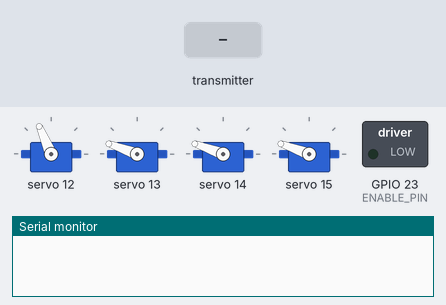
Recording of a sketch running on a simulated ESP32. On the bench: 4 × servo, switched loads named in the sketch (green lamp = pin HIGH), the last lines printed to the serial monitor. The test bench sets the inputs (shaded band).

Above: at 1.5 s.
1.6 s: the transmitter starts sending joystick_x1 = 4095
At 2.4 s:
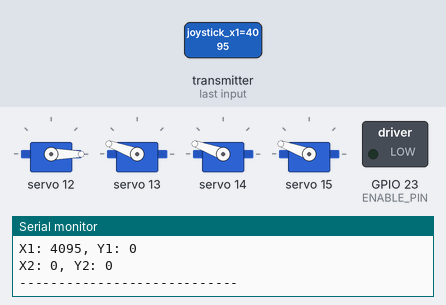
3.5 s: the transmitter starts sending joystick_y1 = 4095
At 4.3 s:
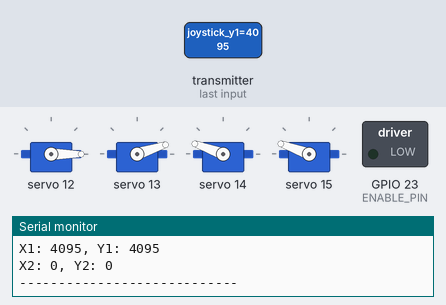
5.5 s: the transmitter starts sending joystick_x2 = 4095
At 6.3 s:
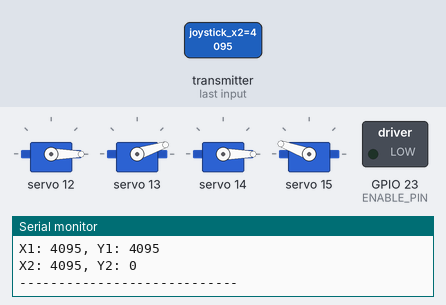
7.5 s: the transmitter starts sending joystick_y2 = 4095
At 8.3 s:
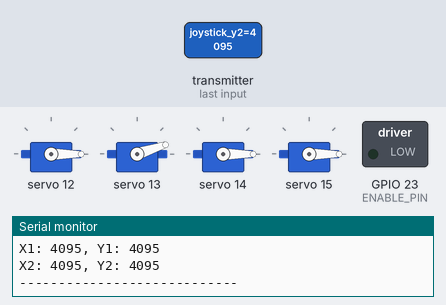
9.5 s: the transmitter starts sending joystick_x1 = 0
At 11.2 s:
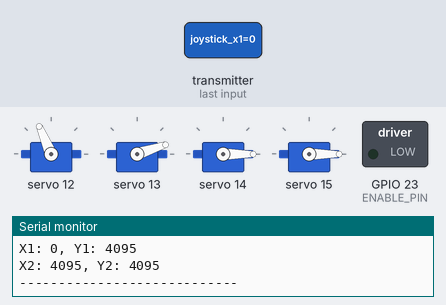
11.5 s: the transmitter starts sending joystick_y1 = 0
At 13.3 s:
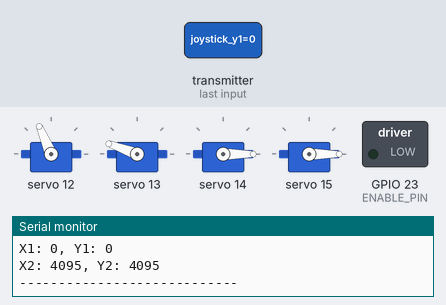
Timing chart, 0 to 14.5 s (numbered marks = the images above; inputs shaded):
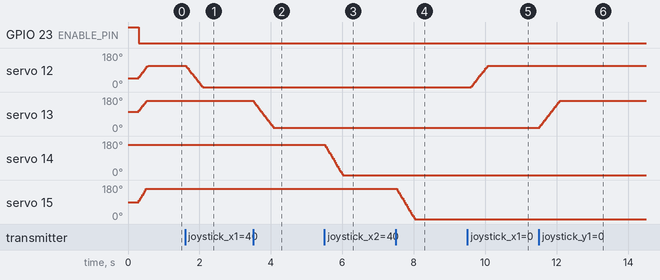

The sketch:

RoboticArm_Part2.ino
```cpp
/************************************************************************************************

 * Organization  : LognCoding | LognSteam
 * Project       : Robotic Arm Part 2 - Arm
 * Created       : 2025-12-31
 * Author        : Kyu Rae Kim

 * MCU           : ESP32
 * Module        : WROOM-32
 * Dev Board     : Lolin D32

 * Description:
 *   This firmware implements real-time control of a 3-DoF robotic arm using two joysticks.
 *   Joystick inputs are received wirelessly via ESP-NOW and mapped to control the arm's joints.
 *   The analog signal of each joystick axis (X1, Y1, X2, Y2) determines
 *   the corresponding servo's speed for smooth and precise movement.

************************************************************************************************/


#include <Wire.h>
#include <Adafruit_PWMServoDriver.h>
#include <WiFi.h>
#include <esp_now.h>

#define ENABLE_PIN 23

// Pulse width for each servo
#define SERVOMIN0 70   // min/max must be tested & calibrated
#define SERVOMAX0 420  // for each servo to be mapped to desired angle range
#define SERVOMIN1 180  // 70-540 => roughly 0-180 degress
#define SERVOMAX1 540
#define SERVOMIN2 70
#define SERVOMAX2 540
#define SERVOMIN3 70
#define SERVOMAX3 540

// Servo max speed (5-15 recommended)
int maxSpeed = 10;

int servoMins[4] = {SERVOMIN0, SERVOMIN1, SERVOMIN2, SERVOMIN3};
int servoMaxs[4] = {SERVOMAX0, SERVOMAX1, SERVOMAX2, SERVOMAX3};

// Servo: channel 12-15 -> base, elbow, claw, wrist
float initServoPos[4] = {95.0, 105.0, 180.0, 110.0};  // change angles to desired initial positions
float servoAngles[4] = {95.0, 105.0, 180.0, 110.0};   // initially set servoAngles to initServoPos
float servoSpeeds[4] = {0.0, 0.0, 0.0, 0.0};

typedef struct {
  int joystick_x1;
  int joystick_y1;
  int joystick_x2;
  int joystick_y2;
} joystick_data;

joystick_data rxData;

Adafruit_PWMServoDriver pca = Adafruit_PWMServoDriver(0x40, Wire);


// ----------------------------------------------------------------------------------------------


// Function for controlling corresponding servo by mapping angle to pulse width
void moveServo(int servoNum, float angle) {
  int ch = servoNum + 12;
  int pulse = map(angle, 0, 180, servoMins[servoNum], servoMaxs[servoNum]);
  pca.setPWM(ch, 0, pulse);
}

// Function to initialize servos to initial positions
void servoInit() {
  for (int i = 0; i < 4; i++) {
    moveServo(i, initServoPos[i]);
    delay(50);
  }
}

// Function to map joystick analog inputs to each servo's speed
void setServoSpeed() {
  int joystickInputs[4] =
  {
    rxData.joystick_x1,
    rxData.joystick_y1,
    rxData.joystick_x2,
    rxData.joystick_y2
  };

  // 1800-1920 when idle (joystick signal)
  // range: 0-4095
  for (int i = 0; i < 4; i++) {
    if ((joystickInputs[i] > 1750) & (joystickInputs[i] < 1970)) {
      servoSpeeds[i] = 0;
      continue;
    }
    if (joystickInputs[i] <= 1750) {
      servoSpeeds[i] = map(joystickInputs[i], 1850, 0, 0, -maxSpeed);
    }
    else if (joystickInputs[i] >= 1970) {
      servoSpeeds[i] = map(joystickInputs[i], 1970, 4095, 0, maxSpeed);
    }
  }
}

// Function to store joystick inputs when received via ESP-NOW
void onDataReceived(const uint8_t *mac_addr, const uint8_t *incomingData, int len) {
  memcpy(&rxData, incomingData, sizeof(rxData));

  Serial.print("[RECEIVED]\nX1: ");
  Serial.print(rxData.joystick_x1);
  Serial.print(", Y1: ");
  Serial.println(rxData.joystick_y1);
  Serial.print("X2: ");
  Serial.print(rxData.joystick_x2);
  Serial.print(", Y2: ");
  Serial.println(rxData.joystick_y2);
  Serial.println("----------------------------");
}


// ----------------------------------------------------------------------------------------------


void setup() {
  Serial.begin(115200);

  pinMode(ENABLE_PIN, OUTPUT);

  // Prevent servo inrush current
  digitalWrite(ENABLE_PIN, HIGH);  // OE pin -> active low (disabled)

  pca.begin();
  pca.setOscillatorFrequency(27000000);
  pca.setPWMFreq(60);

  servoInit();
  delay(100);

  digitalWrite(ENABLE_PIN, LOW);   // OE pin -> active low (enabled)

  WiFi.mode(WIFI_STA);

  if (esp_now_init() != ESP_OK) {
    Serial.println("Error initializing ESP-NOW");
    return;
  }

  esp_now_register_recv_cb(esp_now_recv_cb_t(onDataReceived));
}

void loop() {
  setServoSpeed();

  for (int i = 0; i < 4; i++) {
    servoAngles[i] -= servoSpeeds[i];
    if (servoAngles[i] > 180) { servoAngles[i] = 180; }
    if (servoAngles[i] < 0) { servoAngles[i] = 0; }
    moveServo(i, servoAngles[i]);
  }

  delay(30);
}
```

Measured:
- after the input at 1.6 s, servo 12: moves from 113° to 0° over 0.45 s, starting at once
- after the input at 3.5 s, servo 13: moves from 160° to 18° over 0.55 s, starting at once
- after the input at 5.5 s, servo 14: moves from 160° to 0° over 0.49 s, starting at once
- after the input at 7.5 s, servo 15: moves from 160° to 0° over 0.49 s, starting at once
- after the input at 9.5 s, servo 12: moves from 0° to 113° over 0.46 s, starting after 0.11 s
- after the input at 11.5 s, servo 13: moves from 18° to 160° over 0.55 s, starting at once
